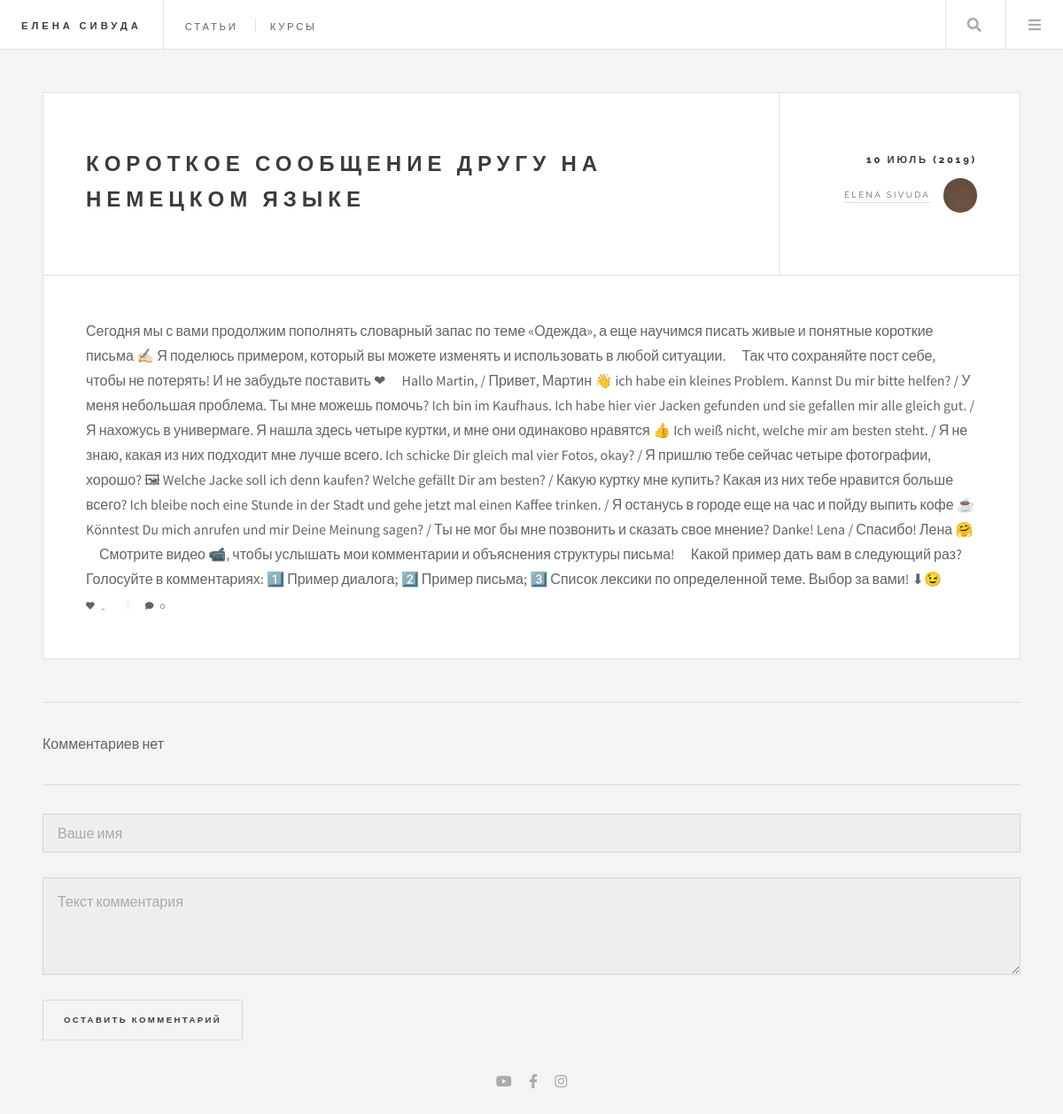
Page /articles/2/ on the committed database.
### articles/models.py (models this page shows, shortened)
class Article(models.Model):
    article_title = models.CharField('Article name', max_length=250)  # VARCHAR
    author_name = models.CharField('Article author', max_length=100, default='Elena Sivuda')
    article_text = models.TextField('Main text')  # LongCHAR
    pub_date = models.DateTimeField('Publication date')
    class Meta:
        verbose_name = 'Статья'
        verbose_name_plural = 'Статьи'

### articles/views.py (the view)
# urls.py: path('<int:article_id>/', views.detail, name='detail'),
def detail(request, article_id):
    try:
        a = Article.objects.get(id=article_id)
    except:
        raise Http404("Статья не найдена!")
    latest_comments_list = a.comment_set.order_by('-id')[:10]
    comments_count = a.comment_set.all().count
    return render(request, 'articles/detail.html', {'article': a, 'latest_comments_list': latest_comments_list , 'comments_count':comments_count})

### deutsch_blog/templates/articles/detail.html (shortened to what this page needs)
{% extends 'single.html' %}
{% block content %}
<div id="main">
    <article class="post">
        <header>
            <div class="title">
                <h2><a href="#">{{article.article_title}}</a></h2>
            </div>
            <div class="meta">
                <time class="published" datetime="2015-11-01">{{article.pub_date|date:"j F (Y)"}}</time>
                <a href="#" class="author"><span class="name">{{article.author_name}}</span><img src="images/avatar.jpg" alt="" /></a>
            </div>
        </header>
        {{article.article_text}}
        <footer>
            <ul class="stats">
                <li class="icon solid fa-heart"> _</li>
                <li class="icon solid fa-comment"> {{comments_count}}</li>
            </ul>
        </footer>
    </article>
</div>
<hr>
{% if latest_comments_list %}
{% for comment in latest_comments_list %}
<article class="mini-post">
    <header>
        <h3>{{comment.author_name}}</h3>
        <text class="published">{{comment.comment_text}}</text>
    </header>
</article>
{% endfor %}
{% else %}
Комментариев нет
{% endif %}
<hr>
<form action="{% url 'articles:leave_comment' article.id %}" method="post">
    <input type="text" required placeholder="Ваше имя" name="name"><br/>
    <textarea name="text" required placeholder="Текст комментария" cols="40" rows="3"></textarea><br/>
    <button type="submit">Оставить комментарий</button>
</form>
{% endblock %}

### rows in the picture
Article: article_title "КОРОТКОЕ СООБЩЕНИЕ ДРУГУ НА НЕМЕЦКОМ ЯЗЫКЕ", pub_date "10 ИЮЛЬ (2019)", author_name "ELENA SIVUDA", article_text "Сегодня мы с вами продолжим пополнять словарный запас по теме «Одежда», а еще научимся писать живые и понятные короткие письма ✍🏻 Я поделюсь примером, который вы можете изменять и использовать в любой ситуации. ⠀ Так что сохраняйте пост себе, чтобы не потерять! И не забудьте поставить ❤ ⠀ Hallo Martin, / Привет, Мартин 👋 ich habe ein kleines Problem. Kannst Du mir bitte helfen? / У меня небольшая проблема. Ты мне можешь помочь? Ich bin im Kaufhaus. Ich habe hier vier Jacken gefunden und sie gefallen mir alle gleich gut. / Я нахожусь в универмаге. Я нашла здесь четыре куртки, и мне они одинаково нравятся 👍 Ich weiß nicht, welche mir am besten steht. / Я не знаю, какая из них подходит мне…", id "0"
